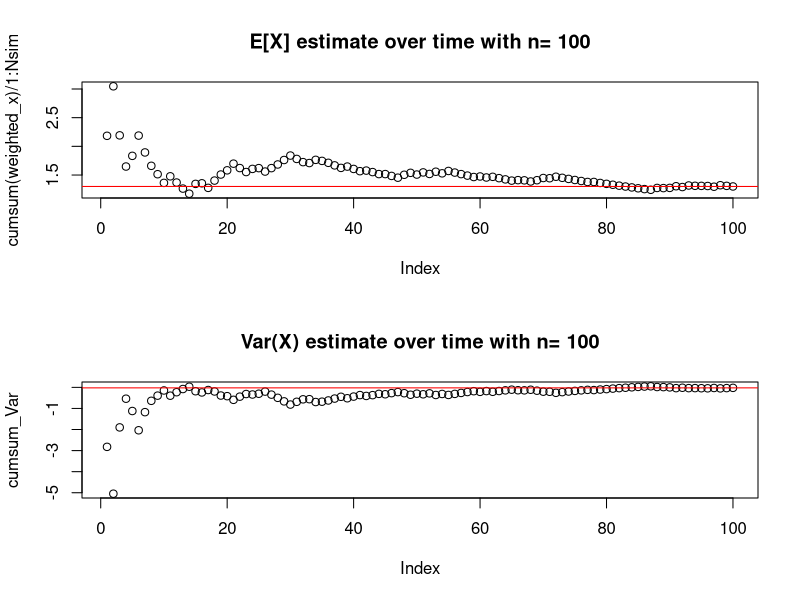
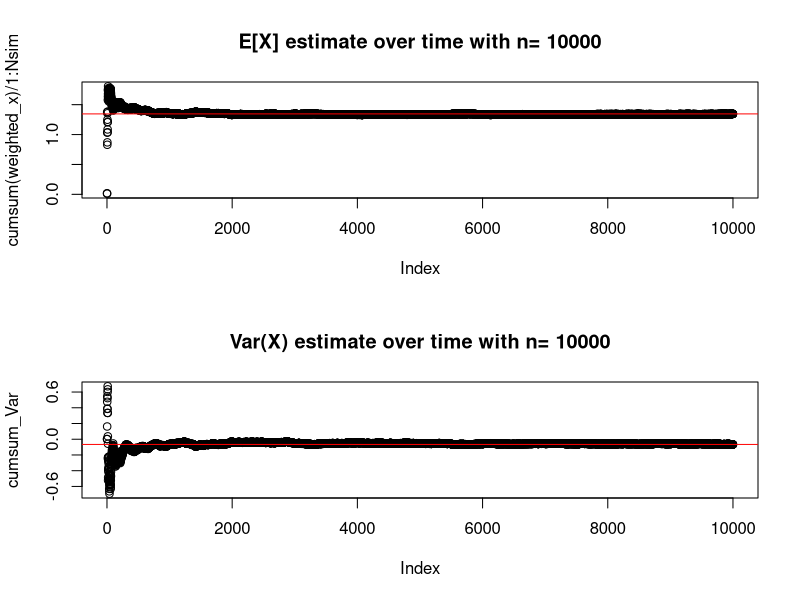

The R script that drew these images, in order:
problem_2_importance_sampling <- function(Nsim) {
  f = function(x) { 3.852985 * exp(-x^2 / sqrt(x)) * (sin(x))^2 }
  g = function(x) { exp(-x) }
  
  x = rexp(Nsim)
  weight = f(x) / g(x)
  
  # E[X] = X * weight
  # For E[X^2] = X^2 * weight
  weighted_x = x * weight
  weighted_x2 = x^2 * weight
  
  # Importance sampler is just the mean of the weights
  E_X = mean(weighted_x)
  E_X2 = mean(weighted_x2)
  Var_X = E_X2 - E_X^2
  
  par(mfrow=c(2,1))
  
  # Plot 1: Convergence of E[X] estimate
  plot(cumsum(weighted_x)/1:Nsim,
       main=paste("E[X] estimate over time with n=", Nsim))
  abline(h=E_X, col="red")
  
  # Plot 2: Convergence of Var(X) estimate
  cumsum_EX = cumsum(weighted_x)/1:Nsim
  cumsum_EX2 = cumsum(weighted_x2)/1:Nsim
  cumsum_Var = cumsum_EX2 - (cumsum_EX^2)
  
  plot(cumsum_Var,
       main=paste("Var(X) estimate over time with n=", Nsim))
  abline(h=Var_X, col="red")
  
  par(mfrow=c(1,1))
  
  print(paste("Estimated E[X]:", E_X))
  print(paste("Estimated Var(X):", Var_X))
}

problem_2_importance_sampling(100)
problem_2_importance_sampling(10000)
